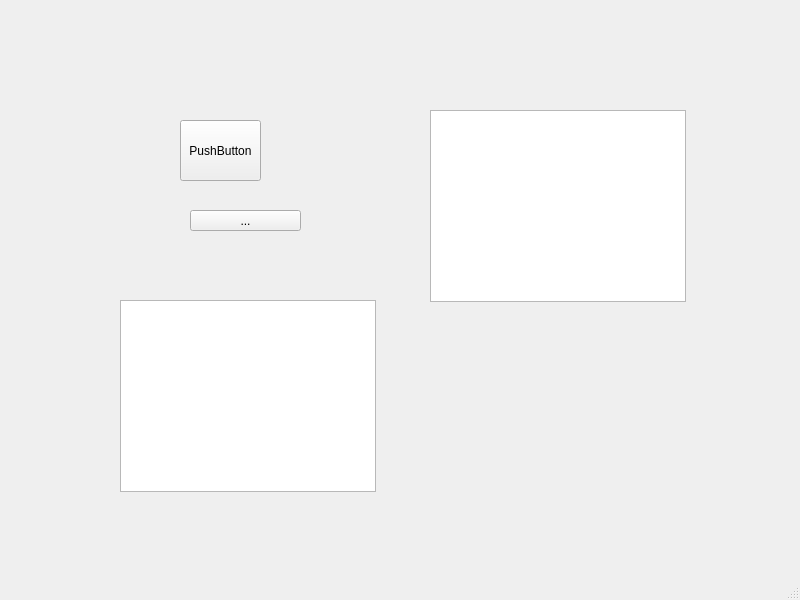
<?xml version="1.0" encoding="UTF-8"?>
<ui version="4.0">
 <class>MainWindow</class>
 <widget class="QMainWindow" name="MainWindow">
  <property name="geometry">
   <rect>
    <x>0</x>
    <y>0</y>
    <width>800</width>
    <height>600</height>
   </rect>
  </property>
  <property name="windowTitle">
   <string>MainWindow</string>
  </property>
  <widget class="QWidget" name="centralwidget">
   <widget class="QPushButton" name="pushButton">
    <property name="geometry">
     <rect>
      <x>180</x>
      <y>120</y>
      <width>81</width>
      <height>61</height>
     </rect>
    </property>
    <property name="text">
     <string>PushButton</string>
    </property>
   </widget>
   <widget class="QToolButton" name="toolButton">
    <property name="geometry">
     <rect>
      <x>190</x>
      <y>210</y>
      <width>111</width>
      <height>21</height>
     </rect>
    </property>
    <property name="text">
     <string>...</string>
    </property>
   </widget>
   <widget class="QListView" name="listView">
    <property name="geometry">
     <rect>
      <x>430</x>
      <y>110</y>
      <width>256</width>
      <height>192</height>
     </rect>
    </property>
   </widget>
   <widget class="QTreeView" name="treeView">
    <property name="geometry">
     <rect>
      <x>120</x>
      <y>300</y>
      <width>256</width>
      <height>192</height>
     </rect>
    </property>
   </widget>
  </widget>
  <widget class="QMenuBar" name="menubar">
   <property name="geometry">
    <rect>
     <x>0</x>
     <y>0</y>
     <width>800</width>
     <height>19</height>
    </rect>
   </property>
  </widget>
  <widget class="QStatusBar" name="statusbar"/>
 </widget>
 <resources/>
 <connections/>
</ui>
